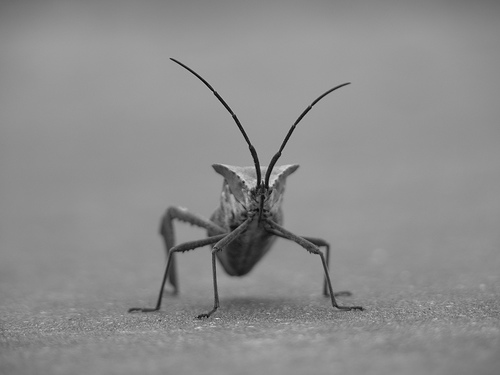
#> input picture 2009_2010/06_Estudo_Matplotlib/Imagem python/stinkbug.png, 500 x 375 px
$ python ColorBar.py
#> lines starting #> are read from the running program, lines starting #| are printed output that depends on the picture
import matplotlib.pyplot as plt
import matplotlib.image as mpimg
import numpy as np
img =mpimg.imread('./stinkbug.png')
#> img is the input picture: shape (375, 500, 3) float32; min 0, max 0.851, mean 0.551
LUZ=img[:,:,0]
imgplot =plt.imshow(LUZ)
imgplot.set_cmap("spectral")
plt.colorbar()
plt.show()
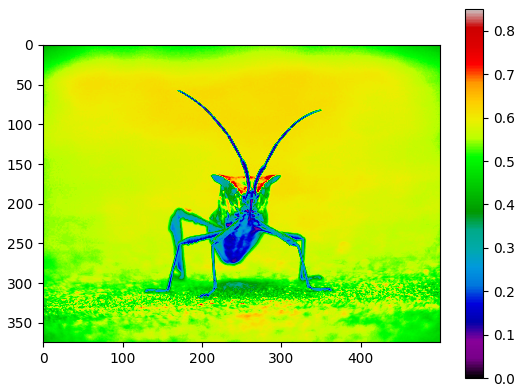
#> figure drawn by matplotlib, 2 panels
